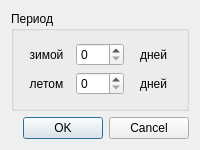
<?xml version="1.0" encoding="UTF-8"?>
<ui version="4.0">
 <class>SettingDialog</class>
 <widget class="QDialog" name="SettingDialog">
  <property name="geometry">
   <rect>
    <x>0</x>
    <y>0</y>
    <width>200</width>
    <height>150</height>
   </rect>
  </property>
  <property name="sizePolicy">
   <sizepolicy hsizetype="Fixed" vsizetype="Fixed">
    <horstretch>0</horstretch>
    <verstretch>0</verstretch>
   </sizepolicy>
  </property>
  <property name="windowTitle">
   <string>Настройки</string>
  </property>
  <property name="windowIcon">
   <iconset resource="qfilter.qrc">
    <normaloff>:/qfilter.ico</normaloff>:/qfilter.ico</iconset>
  </property>
  <layout class="QVBoxLayout" name="verticalLayout">
   <item>
    <widget class="QGroupBox" name="groupBox">
     <property name="title">
      <string>Период</string>
     </property>
     <layout class="QVBoxLayout" name="verticalLayout_2">
      <item>
       <layout class="QGridLayout" name="gridLayout">
        <property name="sizeConstraint">
         <enum>QLayout::SetDefaultConstraint</enum>
        </property>
        <item row="1" column="0">
         <widget class="QLabel" name="summerLabel">
          <property name="text">
           <string>летом</string>
          </property>
          <property name="alignment">
           <set>Qt::AlignCenter</set>
          </property>
         </widget>
        </item>
        <item row="0" column="1">
         <widget class="QSpinBox" name="winterPeriodEdit"/>
        </item>
        <item row="0" column="0">
         <widget class="QLabel" name="winterLabel">
          <property name="text">
           <string>зимой</string>
          </property>
          <property name="alignment">
           <set>Qt::AlignCenter</set>
          </property>
         </widget>
        </item>
        <item row="1" column="1">
         <widget class="QSpinBox" name="summerPeriodEdit">
          <property name="buttonSymbols">
           <enum>QAbstractSpinBox::UpDownArrows</enum>
          </property>
          <property name="suffix">
           <string/>
          </property>
         </widget>
        </item>
        <item row="0" column="2">
         <widget class="QLabel" name="label_1">
          <property name="text">
           <string>дней</string>
          </property>
          <property name="alignment">
           <set>Qt::AlignCenter</set>
          </property>
         </widget>
        </item>
        <item row="1" column="2">
         <widget class="QLabel" name="label_2">
          <property name="text">
           <string>дней</string>
          </property>
          <property name="alignment">
           <set>Qt::AlignCenter</set>
          </property>
         </widget>
        </item>
       </layout>
      </item>
     </layout>
    </widget>
   </item>
   <item>
    <widget class="QDialogButtonBox" name="buttonBox">
     <property name="orientation">
      <enum>Qt::Horizontal</enum>
     </property>
     <property name="standardButtons">
      <set>QDialogButtonBox::Cancel|QDialogButtonBox::Ok</set>
     </property>
    </widget>
   </item>
  </layout>
 </widget>
 <resources>
  <include location="qfilter.qrc"/>
 </resources>
 <connections>
  <connection>
   <sender>buttonBox</sender>
   <signal>accepted()</signal>
   <receiver>SettingDialog</receiver>
   <slot>accept()</slot>
   <hints>
    <hint type="sourcelabel">
     <x>248</x>
     <y>254</y>
    </hint>
    <hint type="destinationlabel">
     <x>157</x>
     <y>274</y>
    </hint>
   </hints>
  </connection>
  <connection>
   <sender>buttonBox</sender>
   <signal>rejected()</signal>
   <receiver>SettingDialog</receiver>
   <slot>reject()</slot>
   <hints>
    <hint type="sourcelabel">
     <x>316</x>
     <y>260</y>
    </hint>
    <hint type="destinationlabel">
     <x>286</x>
     <y>274</y>
    </hint>
   </hints>
  </connection>
 </connections>
</ui>
